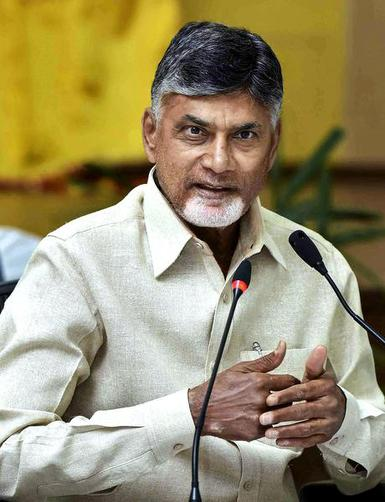
#> input picture test/test1.jpg, 385 x 502 px
$ jupyter execute --allow-errors face.ipynb   (shell and % lines are left out)
#> lines starting #> are read from the running program, lines starting #| are printed output that depends on the picture
[cell 1]
import numpy as np
import cv2
import matplotlib
from matplotlib import pyplot as plt

### Taking test image to get idea how to process the image and code a function

[cell 2]
img = cv2.imread('./test/test1.jpg')
#> img is the input picture: shape (502, 385, 3); mean B, G, R 108.1, 143.7, 154.1
img.shape
#> Out = (502, 385, 3)

[cell 3]
plt.imshow(img)

[cell 4]
gray = cv2.cvtColor(img, cv2.COLOR_BGR2GRAY)
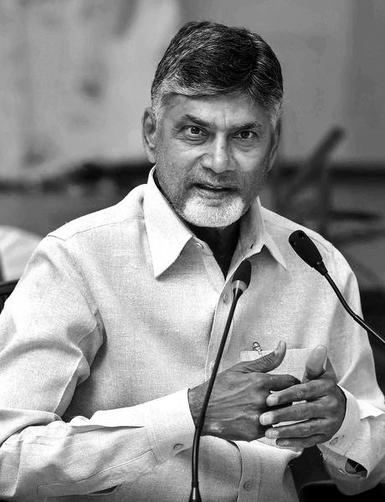
#> gray: shape (502, 385); min 0, max 255, mean 142.8
gray.shape
#> Out = (502, 385)

[cell 5]
gray

[cell 6]
plt.imshow(gray, cmap='gray')

[cell 7]
face_cascade = cv2.CascadeClassifier(cv2.data.haarcascades + 'haarcascade_frontalface_default.xml')
eye_cascade = cv2.CascadeClassifier(cv2.data.haarcascades + 'haarcascade_eye.xml')

[cell 8]
faces = face_cascade.detectMultiScale(gray, 1.3, 5)
#> faces = [[150, 85, 138, 138]]
faces
#> Out = [[150, 85, 138, 138]]

[cell 9]
(x,y,w,h) = faces[0]
#> x = 150; y = 85; w = 138; h = 138
x,y,w,h
#> Out = (150, 85, 138, 138)

[cell 10]
face_img = cv2.rectangle(img,(x,y),(x+w,y+h),(255,0,0),2)
plt.imshow(face_img)

## for the code below to detect the Eyes and face of the image

[cell 11]
cv2.destroyAllWindows()
for (x,y,w,h) in faces:
    face_img = cv2.rectangle(img,(x,y),(x+w,y+h),(255,0,0),2)
    roi_gray = gray[y:y+h, x:x+w]
    roi_color = face_img[y:y+h, x:x+w]
    eyes = eye_cascade.detectMultiScale(roi_gray)
    for (ex,ey,ew,eh) in eyes:
        cv2.rectangle(roi_color,(ex,ey),(ex+ew,ey+eh),(0,255,0),2)
#> this loop made 1 pass
#> (x, y, w, h, eyes) on pass 1: (150, 85, 138, 138, [[77, 32, 34, 34], [23, 22, 45, 45]])
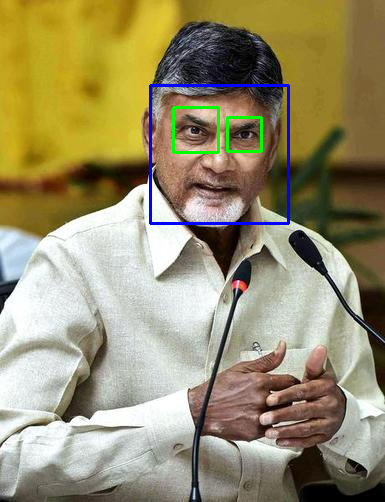
#> img: shape (502, 385, 3); mean B, G, R 108.9, 143.2, 152.1
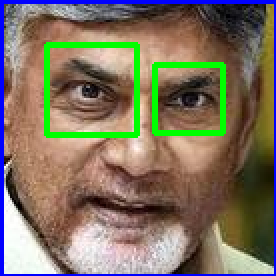
#> roi_color: shape (138, 138, 3) (shown 2 times larger); mean B, G, R 96.8, 115.6, 126.1


plt.figure()
plt.imshow(face_img, cmap='gray')
plt.show()

[cell 12]
plt.imshow(roi_color, cmap='gray')

## her written code to crop the image to region of interest

[cell 13]
def get_cropped_image_if_2_eyes(image_path):
#> called with image_path = './test/test1.jpg'
    img = cv2.imread(image_path)
    gray = cv2.cvtColor(img, cv2.COLOR_BGR2GRAY)
    faces = face_cascade.detectMultiScale(gray, 1.3, 5)
#> faces = [[150, 85, 138, 138]]
    for (x,y,w,h) in faces:
        roi_gray = gray[y:y+h, x:x+w]
        roi_color = img[y:y+h, x:x+w]
        eyes = eye_cascade.detectMultiScale(roi_gray)
        if len(eyes) >= 2:
            return roi_color

[cell 14]
original_image = cv2.imread('./test/test1.jpg')
plt.imshow(original_image)

[cell 15]
cropped_image = get_cropped_image_if_2_eyes('./test/test1.jpg')
plt.imshow(cropped_image)

[cell 16]
org_image_obstructed = cv2.imread('./test/test2.jpg')
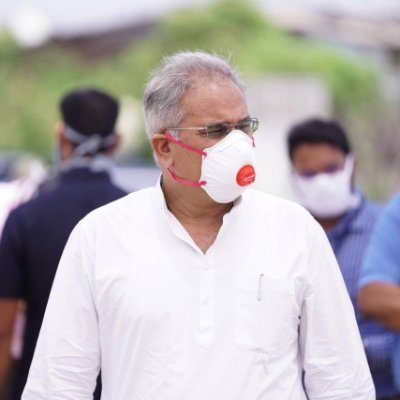
#> input picture test/test2.jpg, 400 x 400 px
#> org_image_obstructed is the input picture: shape (400, 400, 3); mean B, G, R 176, 174.7, 180.6
plt.imshow(org_image_obstructed)

[cell 17]
cropped_image_no_2_eyes = get_cropped_image_if_2_eyes('./test/test2.jpg')
#> call 2 of get_cropped_image_if_2_eyes, with image_path = './test/test2.jpg'
#> in get_cropped_image_if_2_eyes (call 2), `gray = cv2.cvtColor(img, cv2.COLOR_BGR2GRAY)`:
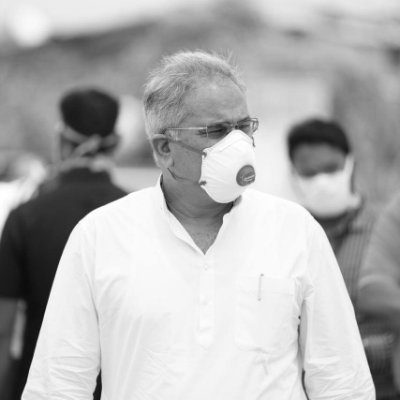
#> gray: shape (400, 400); min 12, max 255, mean 176.7
#> in get_cropped_image_if_2_eyes (call 2), `faces = face_cascade.detectMultiScale(gray, 1.3, 5)`: faces = ()
cropped_image_no_2_eyes

[cell 18]
path_to_data = "./data/"
path_to_cr_data = "./cropped/"

### the code below is to get directories of sub folder and storing into list

[cell 19]
import os
img_dirs = []
for entry in os.scandir(path_to_data):
    if entry.is_dir():
        img_dirs.append(entry.path)

[cell 20]
img_dirs

### Here i am checking the cropped folder is ther in the path or not if not it will create the folder

[cell 21]
import shutil
if os.path.exists(path_to_cr_data):
     shutil.rmtree(path_to_cr_data)
os.mkdir(path_to_cr_data)

### here first i am doing getting the name of the politician and making the directories with name of them and after the crop is done appending the cropped images into the particular politician name

[cell 22]
cropped_image_dirs = []
politician_file_names_dict = {}

for img_dir in img_dirs:
    count = 1
    politician_name = img_dir.split('/')[-1]
    print(politician_name)

    politician_file_names_dict[politician_name] = []

    for entry in os.scandir(img_dir):
        roi_color = get_cropped_image_if_2_eyes(entry.path)
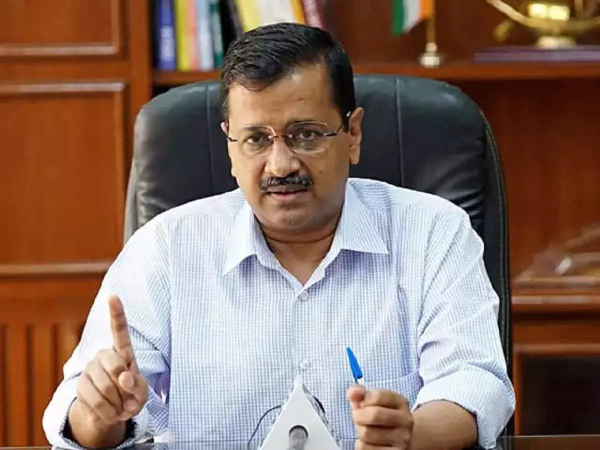
#> input picture data/Arvind Kejriwal/Arvind Kejriwal News_ Delhi CM Arvind....jpg, 1200 x 900 px (shown at 1/2 size)
#> in get_cropped_image_if_2_eyes, img is the input picture: shape (900, 1200, 3); mean B, G, R 101.3, 112.8, 137.6
#> in get_cropped_image_if_2_eyes (call 3), `gray = cv2.cvtColor(img, cv2.COLOR_BGR2GRAY)`:
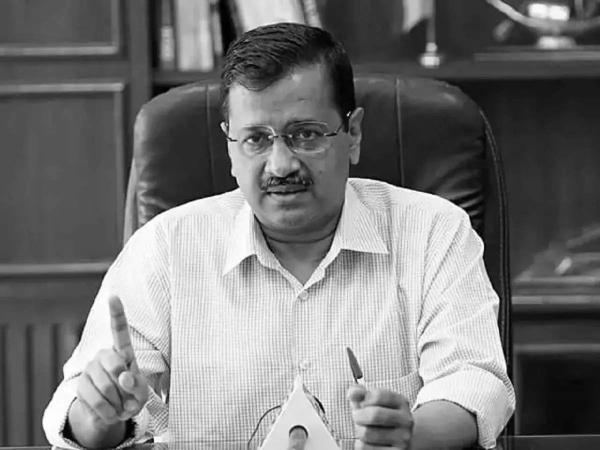
#> gray: shape (900, 1200) (shown at 1/2 size); min 0, max 255, mean 118.9
#> in get_cropped_image_if_2_eyes (call 3), `faces = face_cascade.detectMultiScale(gray, 1.3, 5)`: faces = [[446, 258, 65, 65], [425, 171, 274, 274]]
#> the loop in get_cropped_image_if_2_eyes, `for (x,y,w,h) in faces:` made 2 passes
#> (x, y, w, h, eyes) on pass 1: (446, 258, 65, 65, [[36, 8, 26, 26]])
#> pass 1, in get_cropped_image_if_2_eyes (call 3), `roi_color = img[y:y+h, x:x+w]`:
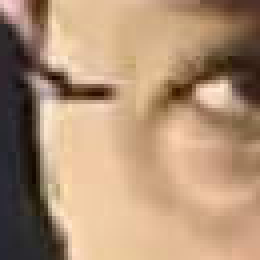
#> roi_color: shape (65, 65, 3) (shown 4 times larger); mean B, G, R 117.6, 145.3, 175.8
#> pass 2, in get_cropped_image_if_2_eyes (call 3), `roi_color = img[y:y+h, x:x+w]`:
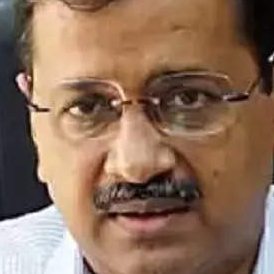
#> roi_color: shape (274, 274, 3); mean B, G, R 90.6, 110.8, 140.5
        if roi_color is not None:
            cropped_folder = path_to_cr_data + politician_name
            if not os.path.exists(cropped_folder):
                os.makedirs(cropped_folder)
                cropped_image_dirs.append(cropped_folder)
                print("Generating cropped images in folder: ",cropped_folder)

            cropped_file_name = politician_name + str(count) + ".png"
            cropped_file_path = cropped_folder + "/" + cropped_file_name

            cv2.imwrite(cropped_file_path, roi_color)
            politician_file_names_dict[politician_name].append(cropped_file_path)
            count += 1
    print(count)

[cell 23]
plt.imshow(cropped_image, cmap='gray')

[cell 24]
cropped_img = np.array(cropped_image)
cropped_img.shape
#> Out = (138, 138, 3)

### (3) Preprocessing: Use wavelet transform as a feature for traning our model
### In wavelet transformed image, you can see edges clearly and that can give us clues on various facial features such as eyes, nose, lips etc
### Wavelet transform

[cell 25]
import numpy as np
import pywt
import cv2

def w2d(img, mode='haar', level=1):
#> called with mode = 'db1', level = 5
    imArray = img
    #Datatype conversions
    #convert to grayscale
    imArray = cv2.cvtColor( imArray,cv2.COLOR_RGB2GRAY )
    #convert to

    imArray =  np.float32(imArray)
    imArray /= 255;
    # compute coefficients
    coeffs=pywt.wavedec2(imArray, mode, level=level)

    #Process Coefficients
    coeffs_H=list(coeffs)
    coeffs_H[0] *= 0;

    # reconstruction
    imArray_H=pywt.waverec2(coeffs_H, mode);
    imArray_H *= 255;
    imArray_H =  np.uint8(imArray_H)
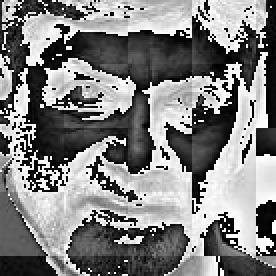
#> imArray_H: shape (138, 138) (shown 2 times larger); min 0, max 255, mean 128.2

    return imArray_H

[cell 26]
im_har = w2d(cropped_img,'db1',5)
plt.imshow(im_har, cmap='gray')

[cell 27]
politician_file_names_dict = {}
for img_dir in cropped_image_dirs:
    politician_name = img_dir.split('/')[-1]
    file_list = []
    for entry in os.scandir(img_dir):
        file_list.append(entry.path)
    politician_file_names_dict[politician_name] = file_list
politician_file_names_dict

[cell 28]
class_dict = {}
count = 0
for politician_name in politician_file_names_dict.keys():
    class_dict[politician_name] = count
    count = count + 1
class_dict

[cell 29]
X, y = [], []
for politician_name, training_files in politician_file_names_dict.items():
    for training_image in training_files:
        img = cv2.imread(training_image)
        if img is None:
            continue
        scalled_raw_img = cv2.resize(img, (32, 32))
        img_har = w2d(img,'db1',5)
        scalled_img_har = cv2.resize(img_har, (32, 32))
        combined_img = np.vstack((scalled_raw_img.reshape(32*32*3,1),scalled_img_har.reshape(32*32,1)))
        X.append(combined_img)
        y.append(class_dict[politician_name])

[cell 30]
len(X)

[cell 31]
len(y)

#> (a cell that did not finish here is left out)

[cell 33]
count1=0
count2=0
for i in y:
    if i==31:
        count1+=1
    if i==2:
        count2+=1
print(count1)
print("\n")
print(count2)
